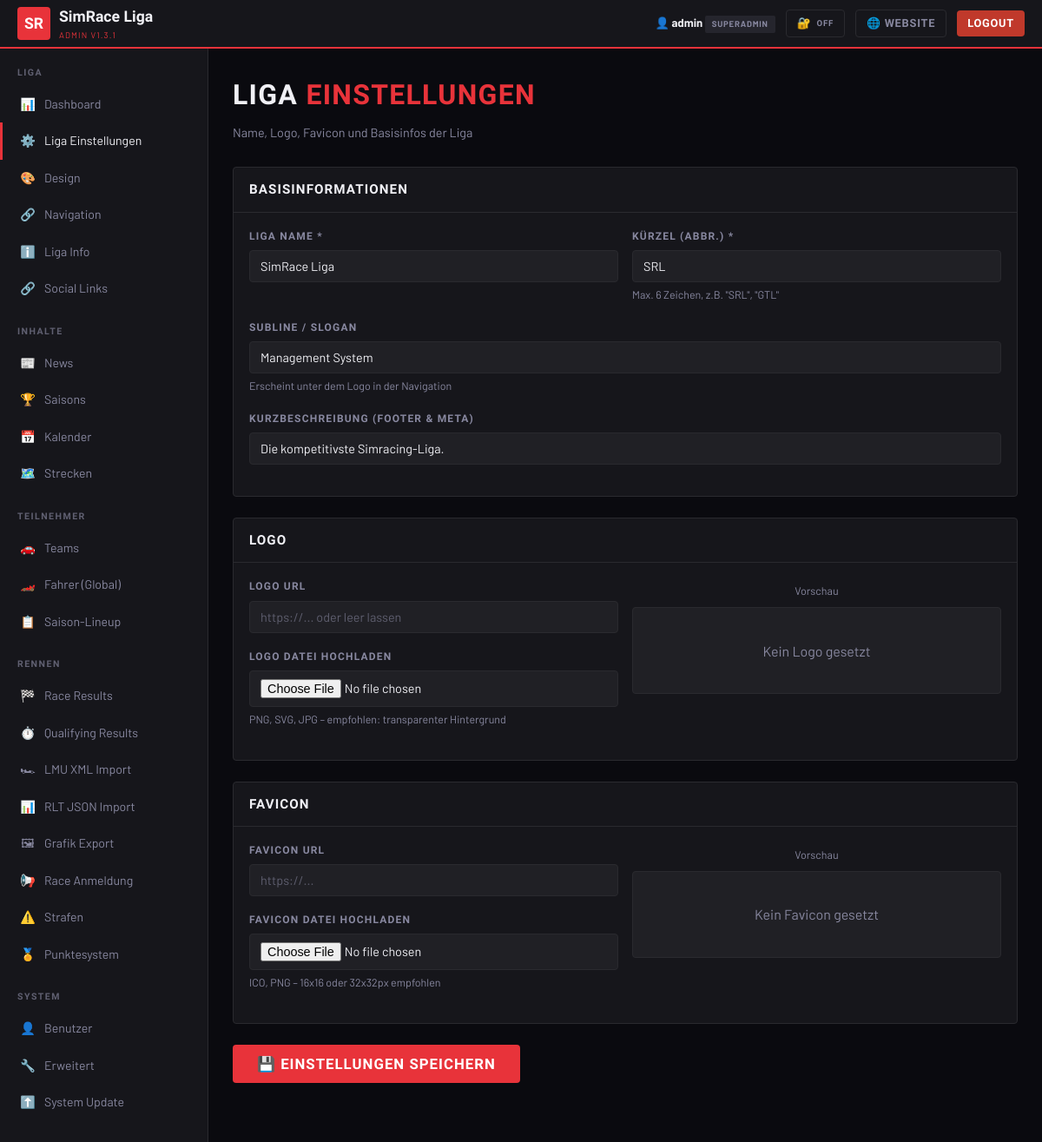
Screenshot of /admin/settings.php (signed in) with the database file from the repository.
### tables this page shows
CREATE TABLE IF NOT EXISTS `settings` (
  `key`        VARCHAR(100) PRIMARY KEY,
  `value`      TEXT,
  `updated_at` TIMESTAMP DEFAULT CURRENT_TIMESTAMP ON UPDATE CURRENT_TIMESTAMP
);

### includes/config.php (called while the page is built, shortened)
<?php
function getDB(): PDO {
    static $pdo = null;
    if ($pdo === null) {
        $dsn = "mysql:host=".DB_HOST.";dbname=".DB_NAME.";charset=".DB_CHARSET;
        try { $pdo = new PDO($dsn, DB_USER, DB_PASS, [PDO::ATTR_ERRMODE=>PDO::ERRMODE_EXCEPTION,PDO::ATTR_DEFAULT_FETCH_MODE=>PDO::FETCH_ASSOC,PDO::ATTR_EMULATE_PREPARES=>false]); }
        catch (PDOException $e) { http_response_code(500); die(json_encode(['error'=>'DB fehler: '.$e->getMessage()])); }
    }
    return $pdo;
}
function getSetting(string $key, string $default=''): string {
    static $cache=[];
    if (!isset($cache[$key])) { $s=getDB()->prepare("SELECT value FROM settings WHERE `key`=?"); $s->execute([$key]); $r=$s->fetch(); $cache[$key]=$r?$r['value']:$default; }
    return $cache[$key];
}
function isLoggedIn(): bool { startSecureSession(); return !empty($_SESSION['admin_id'])&&!empty($_SESSION['admin_user']); }
function h(string $s): string { return htmlspecialchars($s,ENT_QUOTES,'UTF-8'); }
if(getSetting('maintenance_mode','0')==='1'&&!isLoggedIn()&&!str_contains($_SERVER['REQUEST_URI']??'','/admin/')){
    http_response_code(503); die('<!DOCTYPE html><html><head><meta charset="UTF-8"><title>Wartung</title><style>body{background:#0a0a0f;color:#f0f0f5;font-family:sans-serif;display:flex;align-items:center;justify-content:center;height:100vh;margin:0;text-align:center}</style></head><body><div><h1 style="color:#e8333a;font-size:4rem">🔧</h1><h2>Wartungsmodus aktiv</h2><p>Bitte später zurückkommen.</p></div></body></html>');
}

### admin/settings.php (the view, shortened to what this page needs)
<?php
require_once dirname(__DIR__) . '/includes/config.php';
require_once __DIR__ . '/includes/layout.php';
$logo    = getSetting('league_logo');
$favicon = getSetting('league_favicon');
?>
<div class="admin-page-title">Liga <span style="color:var(--primary)">Einstellungen</span></div>
<div class="admin-page-sub">Name, Logo, Favicon und Basisinfos der Liga</div>
<form method="post" enctype="multipart/form-data">
<div class="card mb-3">
  <div class="card-header"><h3>Basisinformationen</h3></div>
  <div class="card-body">
    <div class="form-row cols-2">
      <div class="form-group">
        <label>Liga Name *</label>
        <input type="text" name="league_name" class="form-control" value="<?= h(getSetting('league_name')) ?>" required/>
      </div>
      <div class="form-group">
        <label>Kürzel (Abbr.) *</label>
        <input type="text" name="league_abbr" class="form-control" value="<?= h(getSetting('league_abbr')) ?>" maxlength="6" required/>
        <div class="input-hint">Max. 6 Zeichen, z.B. "SRL", "GTL"</div>
      </div>
    </div>
    <div class="form-group">
      <label>Subline / Slogan</label>
      <input type="text" name="league_sub" class="form-control" value="<?= h(getSetting('league_sub')) ?>" placeholder="Management System"/>
      <div class="input-hint">Erscheint unter dem Logo in der Navigation</div>
    </div>
    <div class="form-group">
      <label>Kurzbeschreibung (Footer & Meta)</label>
      <input type="text" name="league_desc" class="form-control" value="<?= h(getSetting('league_desc')) ?>" placeholder="Die kompetitivste Simracing-Liga..."/>
    </div>
  </div>
</div>
<div class="card mb-3">
  <div class="card-header"><h3>Logo</h3></div>
  <div class="card-body">
    <div class="form-row cols-2">
      <div>
        <div class="form-group">
          <label>Logo URL</label>
          <input type="text" name="league_logo" id="logo-url" class="form-control" value="<?= h($logo) ?>" placeholder="https://... oder leer lassen"/>
        </div>
        <div class="form-group">
          <label>Logo Datei hochladen</label>
          <input type="file" name="logo_file" id="logo-file" accept="image/*" class="form-control" onchange="previewImg(this,'logo-preview')"/>
          <div class="input-hint">PNG, SVG, JPG – empfohlen: transparenter Hintergrund</div>
        </div>
      </div>
      <div style="text-align:center">
        <div class="input-hint mb-1">Vorschau</div>
        <div style="background:var(--bg3);border:1px solid var(--border);border-radius:4px;padding:20px;display:flex;align-items:center;justify-content:center;min-height:100px">
          <?php if ($logo): ?>
          <img id="logo-preview" src="<?= h($logo) ?>" style="max-height:80px;max-width:200px;object-fit:contain"/>
          <?php else: ?>
          <span class="text-muted" id="logo-placeholder">Kein Logo gesetzt</span>
          <?php endif; ?>
        </div>
      </div>
    </div>
  </div>
</div>
<div class="card mb-3">
  <div class="card-header"><h3>Favicon</h3></div>
  <div class="card-body">
    <div class="form-row cols-2">
      <div>
        <div class="form-group">
          <label>Favicon URL</label>
          <input type="text" name="league_favicon" class="form-control" value="<?= h($favicon) ?>" placeholder="https://..."/>
        </div>
        <div class="form-group">
          <label>Favicon Datei hochladen</label>
          <input type="file" name="favicon_file" accept="image/*,.ico" class="form-control" onchange="previewImg(this,'favicon-preview')"/>
          <div class="input-hint">ICO, PNG – 16x16 oder 32x32px empfohlen</div>
        </div>
      </div>
      <div style="text-align:center">
        <div class="input-hint mb-1">Vorschau</div>
        <div style="background:var(--bg3);border:1px solid var(--border);border-radius:4px;padding:20px;display:flex;align-items:center;justify-content:center;min-height:100px">
          <?php if ($favicon): ?>
          <img id="favicon-preview" src="<?= h($favicon) ?>" style="max-height:32px;object-fit:contain"/>
          <?php else: ?>
          <span class="text-muted">Kein Favicon gesetzt</span>
          <?php endif; ?>
        </div>
      </div>
    </div>
  </div>
</div>
<button type="submit" class="btn btn-primary btn-lg">💾 Einstellungen speichern</button>
</form>
<?php require_once __DIR__ . '/includes/layout_end.php'; ?>

### assets/css/main.css (style rules this page uses)
*, *::before, *::after { box-sizing: border-box; margin: 0; padding: 0; }
:root { --primary: #e8333a; --secondary: #f5a623; --tertiary: #1a9fff; --bg: #0a0a0f; --bg2: #12121a; --bg3: #1c1c28; --border: #2a2a3a; --text: #f0f0f5; --text2: #8888a0; --font-display: 'Barlow Condensed', sans-serif; --font-body: 'Barlow', sans-serif; --radius: 4px; --shadow: 0 4px 24px rgba(0,0,0,.5); }
html { scroll-behavior: smooth; }
body { background: var(--bg); color: var(--text); font-family: var(--font-body); font-size: 16px; line-height: 1.6; min-height: 100vh; }
.btn { display: inline-flex; align-items: center; gap: 6px; padding: 8px 18px; border-radius: var(--radius); font-family: var(--font-display); font-size: .9rem; font-weight: 700; letter-spacing: .06em; text-transform: uppercase; border: none; cursor: pointer; text-decoration: none; transition: filter .18s, background .18s, border-color .18s; white-space: nowrap; }
.btn-primary { background: var(--primary); color: #fff; }
.btn-lg { padding: 12px 28px; font-size: 1.05rem; }
.card { background: var(--bg2); border: 1px solid var(--border); border-radius: var(--radius); overflow: hidden; transition: border-color .2s; }
.card-header { padding: 13px 18px; border-bottom: 1px solid var(--border); display: flex; align-items: center; justify-content: space-between; gap: 10px; }
.card-header h3 { font-family: var(--font-display); font-size: .95rem; font-weight: 700; letter-spacing: .07em; text-transform: uppercase; }
.card-body { padding: 18px; }
.text-muted { color: var(--text2); }
.mb-1 { margin-bottom: 8px; }
.mb-3 { margin-bottom: 24px; }

### assets/css/admin.css (style rules this page uses)
body.admin-body { background: var(--bg); color: var(--text); font-family: var(--font-body); }
.admin-page-title { font-family: var(--font-display); font-size: 2rem; font-weight: 900; text-transform: uppercase; letter-spacing: .04em; margin-bottom: 6px; }
.admin-page-sub { color: var(--text2); margin-bottom: 28px; font-size: .9rem; }
.form-group { margin-bottom: 18px; }
.form-group label { display: block; font-family: var(--font-display); font-size: .75rem; font-weight: 700; letter-spacing: .1em; text-transform: uppercase; color: var(--text2); margin-bottom: 6px; }
.form-control { width: 100%; background: var(--bg3); border: 1px solid var(--border); border-radius: var(--radius); padding: 9px 12px; color: var(--text); font-family: var(--font-body); font-size: .9rem; transition: border-color .18s; outline: none; }
.form-control::placeholder { color: var(--text2); opacity: .6; }
.input-hint { font-size: .78rem; color: var(--text2); margin-top: 5px; }
.form-row { display: grid; gap: 16px; }
.form-row.cols-2 { grid-template-columns: repeat(2,1fr); }

### rows the page displays
settings: league_name "SimRace Liga"
settings: league_abbr "SRL"
settings: league_sub "Management System"
settings: league_desc "Die kompetitivste Simracing-Liga."

### other values shown
mb_substr($s['league_abbr']??'SR',0,2) "SR"
$s['league_name'] "SimRace Liga"
APP_VERSION "1.3.1"
$cu['user'] "admin"
$cu['role'] "SUPERADMIN"
